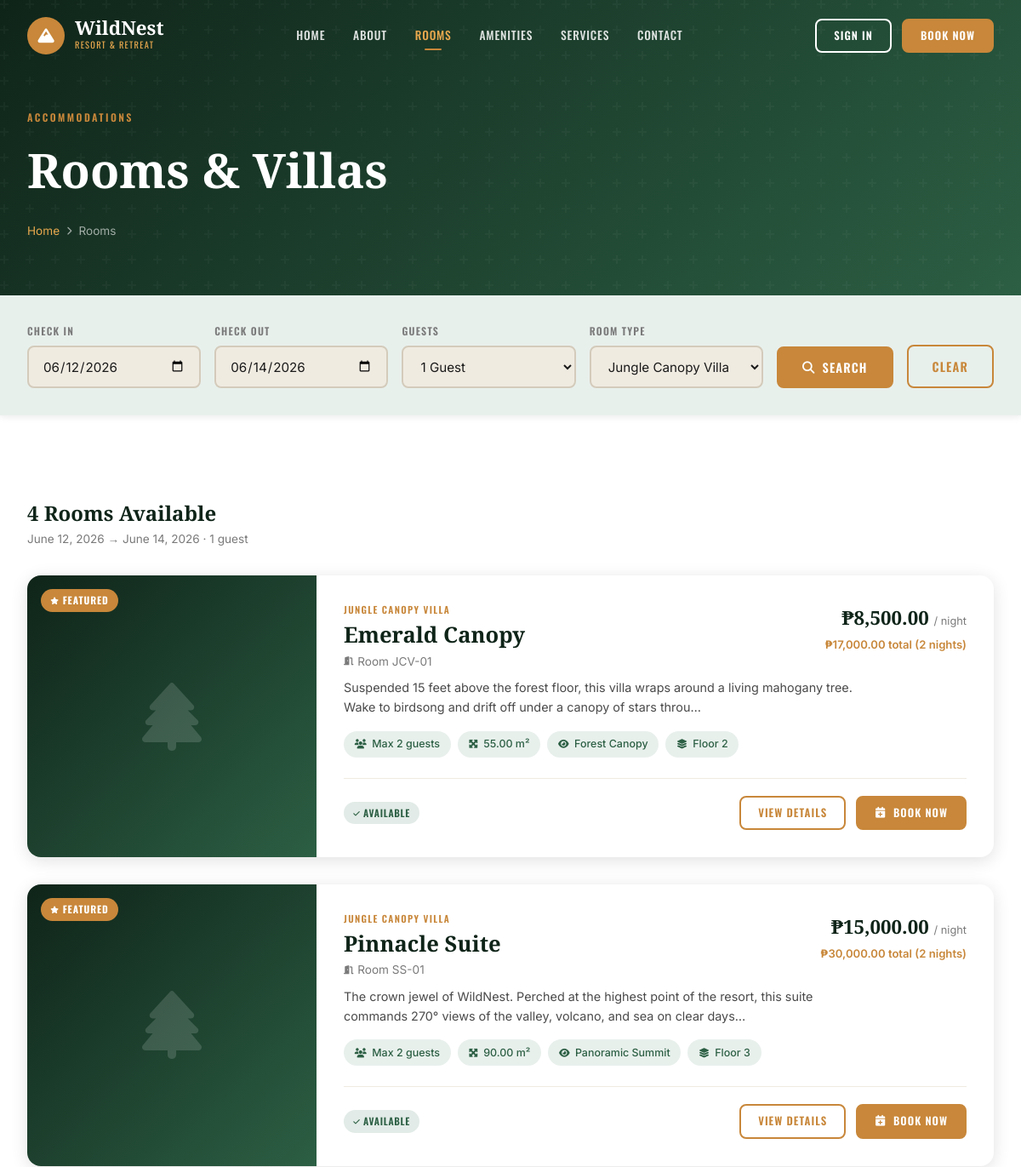
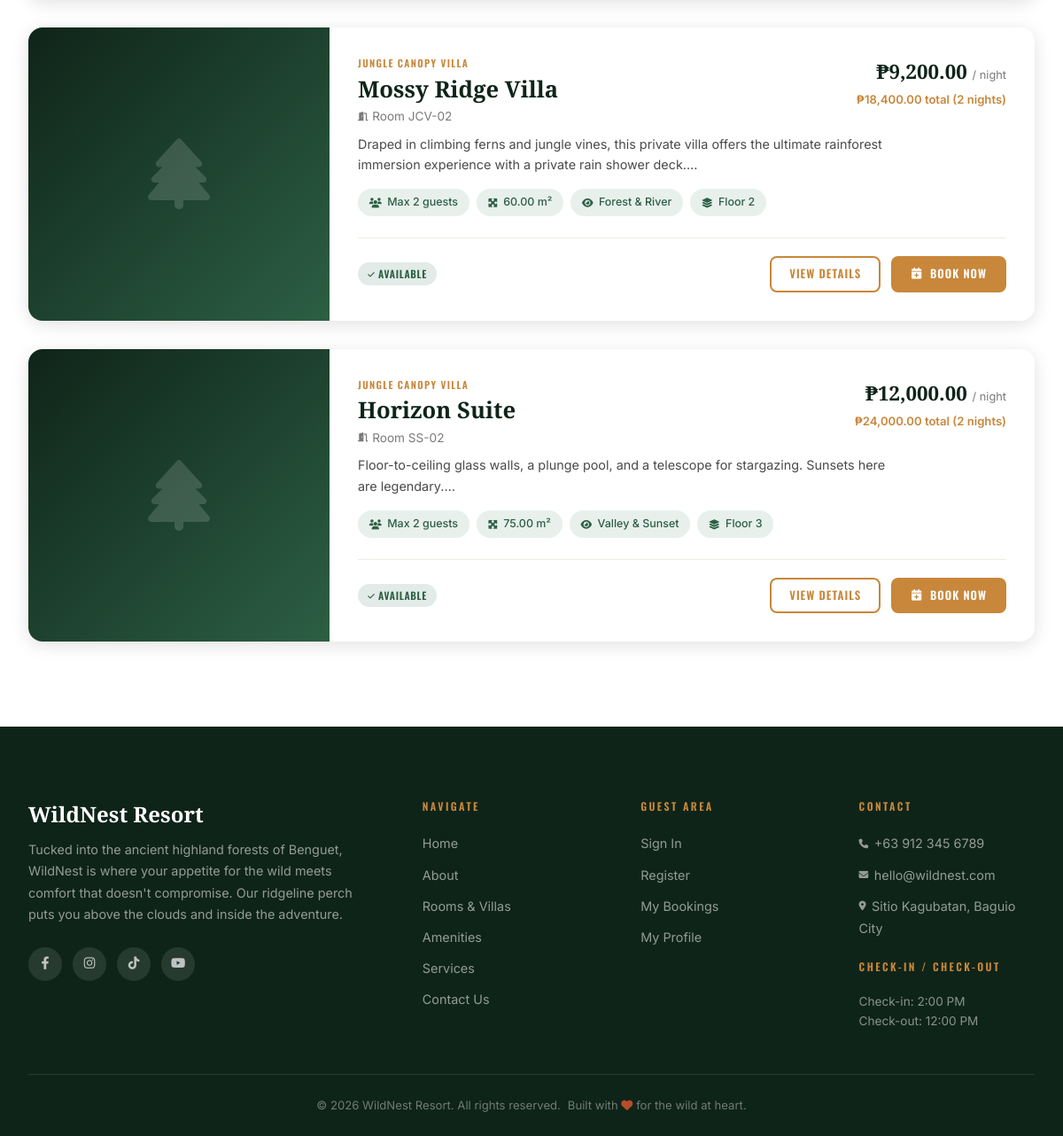
/rooms.php?category=1, run on the app's committed database (2 pictures, top to bottom).
### tables this page shows
CREATE TABLE IF NOT EXISTS rooms (
    id INT AUTO_INCREMENT PRIMARY KEY,
    room_number VARCHAR(20) NOT NULL UNIQUE,
    category_id INT NOT NULL,
    name VARCHAR(100) NOT NULL,
    description TEXT,
    price_per_night DECIMAL(10,2) NOT NULL,
    max_occupancy INT DEFAULT 2,
    floor INT DEFAULT 1,
    size_sqm DECIMAL(6,2),
    view_type VARCHAR(50),
    status ENUM('available','occupied','maintenance','reserved') DEFAULT 'available',
    featured TINYINT(1) DEFAULT 0,
    FOREIGN KEY (category_id) REFERENCES room_categories(id)
);

CREATE TABLE IF NOT EXISTS room_categories (
    id INT AUTO_INCREMENT PRIMARY KEY,
    name VARCHAR(100) NOT NULL,
    description TEXT,
    base_price DECIMAL(10,2) NOT NULL,
    max_occupancy INT DEFAULT 2,
    icon VARCHAR(100)
);

### config.php (called while the page is built, shortened)
<?php
function getDB() {
    static $conn = null;
    if ($conn === null) {
        $conn = new mysqli(DB_HOST, DB_USER, DB_PASS, DB_NAME);
        $conn->set_charset("utf8mb4");
    }
    return $conn;
}
function sanitize($data) {
    $db = getDB();
    return $db->real_escape_string(htmlspecialchars(trim($data)));
}
function formatCurrency($amount) {
    return '₱' . number_format($amount, 2);
}
function formatDate($date) {
    return date('F j, Y', strtotime($date));
}
?>

### rooms.php (the view, shortened to what this page needs)
<?php
require_once __DIR__ . '/../includes/config.php';
include __DIR__ . '/../includes/header.php';
$db = getDB();
$category_filter = (int)($_GET['category'] ?? 0);
$check_in  = sanitize($_GET['check_in'] ?? date('Y-m-d', strtotime('+1 day')));
$check_out = sanitize($_GET['check_out'] ?? date('Y-m-d', strtotime('+3 days')));
$guests    = (int)($_GET['guests'] ?? 1);
$where = "r.status = 'available'";
$params = [];
$types  = '';
if ($category_filter > 0) {
    $where .= " AND r.category_id = ?";
    $params[] = $category_filter;
    $types .= 'i';
}
$sql = "
    SELECT r.*, rc.name as category_name,
           (SELECT image_path FROM room_images ri WHERE ri.room_id=r.id AND ri.is_primary=1 LIMIT 1) as primary_image
    FROM rooms r
    JOIN room_categories rc ON r.category_id = rc.id
    WHERE $where
    ORDER BY r.featured DESC, r.price_per_night ASC
";
if ($types) {
    $stmt = $db->prepare($sql);
    $stmt->bind_param($types, ...$params);
    $stmt->execute();
    $rooms_result = $stmt->get_result();
} else {
    $rooms_result = $db->query($sql);
}
$cats = $db->query("SELECT * FROM room_categories ORDER BY base_price ASC");
?>
<div class="page-banner">
    <div class="page-banner-content">
        <div class="eyebrow">Accommodations</div>
        <h1>Rooms & Villas</h1>
        <div class="breadcrumb"><a href="<?= SITE_URL ?>/index.php">Home</a> <i class="fas fa-chevron-right fa-xs"></i> Rooms</div>
    </div>
</div>
<div style="background:var(--mist);padding:2rem 0;position:sticky;top:0;z-index:50;box-shadow:var(--shadow-sm)">
    <div class="container">
        <form method="GET" style="display:flex;gap:1rem;flex-wrap:wrap;align-items:flex-end">
            <div class="booking-field" style="flex:1;min-width:150px">
                <label>Check In</label>
                <input type="date" name="check_in" value="<?= $check_in ?>" min="<?= date('Y-m-d') ?>">
            </div>
            <div class="booking-field" style="flex:1;min-width:150px">
                <label>Check Out</label>
                <input type="date" name="check_out" value="<?= $check_out ?>">
            </div>
            <div class="booking-field" style="flex:1;min-width:120px">
                <label>Guests</label>
                <select name="guests">
                    <?php for ($i=1;$i<=8;$i++): ?>
                    <option value="<?=$i?>" <?=$i==$guests?'selected':''?>><?=$i?> Guest<?=$i>1?'s':''?></option>
                    <?php endfor; ?>
                </select>
            </div>
            <div class="booking-field" style="flex:1;min-width:160px">
                <label>Room Type</label>
                <select name="category">
                    <?php while ($cat = $cats->fetch_assoc()): ?>
                    <option value="<?=$cat['id']?>" <?=$category_filter==$cat['id']?'selected':''?>><?= htmlspecialchars($cat['name']) ?></option>
                    <?php endwhile; ?>
                </select>
            </div>
            <button type="submit" class="btn btn-primary">
                <i class="fas fa-search"></i> Search
            </button>
            <a href="<?= SITE_URL ?>/guest/rooms.php" class="btn btn-outline">Clear</a>
        </form>
    </div>
</div>
<section class="section">
    <div class="container">
        <div style="display:flex;align-items:center;justify-content:space-between;margin-bottom:2rem;flex-wrap:wrap;gap:1rem">
            <div>
                <h2 style="font-family:var(--font-display);font-size:1.5rem;font-weight:700;color:var(--jungle-dark)">
                    <?= $rooms_result ? $rooms_result->num_rows : 0 ?> Room<?= ($rooms_result && $rooms_result->num_rows!=1)?'s':'' ?> Available
                </h2>
                <p style="font-size:.85rem;color:var(--text-light)">
                    <?= formatDate($check_in) ?> → <?= formatDate($check_out) ?> · <?= $guests ?> guest<?=$guests>1?'s':''?>
                </p>
            </div>
        </div>
        <?php if (!$rooms_result || $rooms_result->num_rows === 0): ?>
        <div style="text-align:center;padding:5rem 2rem;background:var(--stone);border-radius:var(--radius-lg)">
            <i class="fas fa-bed" style="font-size:4rem;color:var(--stone-dark);margin-bottom:1rem;display:block"></i>
            <h3 style="font-family:var(--font-display);font-size:1.5rem;color:var(--jungle-dark);margin-bottom:.5rem">No Rooms Found</h3>
            <p style="color:var(--text-light)">Try different dates or filters.</p>
            <a href="<?= SITE_URL ?>/guest/rooms.php" class="btn btn-primary" style="margin-top:1.25rem">View All Rooms</a>
        </div>
        <?php else: ?>
        <div style="display:flex;flex-direction:column;gap:2rem">
            <?php while ($room = $rooms_result->fetch_assoc()):
                $nights = max(1, (int)((strtotime($check_out) - strtotime($check_in)) / 86400));
                $total  = $room['price_per_night'] * $nights;
            ?>
            <div class="card" style="display:flex;flex-direction:row;overflow:hidden;min-height:280px">
                <div style="width:340px;flex-shrink:0;position:relative;background:linear-gradient(135deg,var(--jungle-dark),var(--jungle-mid));display:flex;align-items:center;justify-content:center">
                    <?php if ($room['primary_image']): ?>
                        <img src="<?= SITE_URL ?>/assets/images/<?= htmlspecialchars($room['primary_image']) ?>" alt="" style="width:100%;height:100%;object-fit:cover">
                    <?php else: ?>
                        <i class="fas fa-<?= $room['category_id']==1?'tree':($room['category_id']==2?'water':($room['category_id']==3?'mountain':'compass')) ?>" style="font-size:5rem;color:rgba(255,255,255,.15)"></i>
                    <?php endif; ?>
                    <?php if ($room['featured']): ?>
                    <div style="position:absolute;top:1rem;left:1rem;background:var(--ochre);color:white;padding:.25rem .7rem;border-radius:20px;font-size:.72rem;font-weight:700;font-family:var(--font-head);letter-spacing:.08em;text-transform:uppercase">
                        <i class="fas fa-star fa-xs"></i> Featured
                    </div>
                    <?php endif; ?>
                </div>
                <div style="flex:1;padding:2rem;display:flex;flex-direction:column;justify-content:space-between">
                    <div>
                        <div style="display:flex;align-items:flex-start;justify-content:space-between;margin-bottom:.5rem;gap:1rem;flex-wrap:wrap">
                            <div>
                                <div class="card-tag"><?= htmlspecialchars($room['category_name']) ?></div>
                                <h3 style="font-family:var(--font-display);font-size:1.6rem;font-weight:700;color:var(--jungle-dark);line-height:1.2;margin:.3rem 0"><?= htmlspecialchars($room['name']) ?></h3>
                                <div style="font-size:.85rem;color:var(--text-light)"><i class="fas fa-door-open fa-xs" style="margin-right:.3rem"></i>Room <?= htmlspecialchars($room['room_number']) ?></div>
                            </div>
                            <div style="text-align:right;flex-shrink:0">
                                <div class="price-tag"><?= formatCurrency($room['price_per_night']) ?> <span>/ night</span></div>
                                <?php if ($nights > 1): ?>
                                <div style="font-size:.82rem;color:var(--ochre);font-weight:600;margin-top:.2rem"><?= formatCurrency($total) ?> total (<?=$nights?> nights)</div>
                                <?php endif; ?>
                            </div>
                        </div>
                        <p style="font-size:.9rem;color:var(--text-mid);line-height:1.6;margin-bottom:1rem;max-width:600px"><?= htmlspecialchars(substr($room['description'],0,150)) ?>…</p>
                        <div class="amenity-list">
                            <span class="amenity-badge"><i class="fas fa-users"></i> Max <?=$room['max_occupancy']?> guests</span>
                            <?php if ($room['size_sqm']): ?><span class="amenity-badge"><i class="fas fa-expand-arrows-alt"></i> <?=$room['size_sqm']?> m²</span><?php endif; ?>
                            <span class="amenity-badge"><i class="fas fa-eye"></i> <?= htmlspecialchars($room['view_type']) ?></span>
                            <span class="amenity-badge"><i class="fas fa-layer-group"></i> Floor <?=$room['floor']?></span>
                        </div>
                    </div>
                    <div style="display:flex;align-items:center;justify-content:space-between;margin-top:1.5rem;padding-top:1.25rem;border-top:1px solid var(--stone);flex-wrap:wrap;gap:.75rem">
                        <div style="display:flex;align-items:center;gap:.5rem">
                            <span class="badge <?= $room['status']==='available'?'badge-success':'badge-warning' ?>">
                                <?= ucfirst($room['status']) ?>
                            </span>
                        </div>
                        <div style="display:flex;gap:.75rem">
                            <a href="<?= SITE_URL ?>/guest/room-detail.php?id=<?=$room['id']?>&check_in=<?=$check_in?>&check_out=<?=$check_out?>&guests=<?=$guests?>" class="btn btn-outline btn-sm">View Details</a>
                            <?php if ($room['status']==='available'): ?>
                            <a href="<?= SITE_URL ?>/guest/book.php?room_id=<?=$room['id']?>&check_in=<?=$check_in?>&check_out=<?=$check_out?>&guests=<?=$guests?>" class="btn btn-primary btn-sm">
                                <i class="fas fa-calendar-plus"></i> Book Now
                            </a>
                            <?php endif; ?>
                        </div>
                    </div>
                </div>
            </div>
            <?php endwhile; ?>
        </div>
        <?php endif; ?>
    </div>
</section>
<?php include __DIR__ . '/../includes/footer.php'; ?>

### style.css (style rules this page uses)
:root { --jungle: #1B3A2D; --jungle-dark: #0F2419; --jungle-mid: #2C5F44; --canopy: #3D7A5C; --ochre: #C8873A; --ochre-light: #E8A84E; --ember: #B84C2A; --ember-light: #D4673E; --stone: #F0EBE1; --stone-dark: #D4CBBB; --bark: #6B4C2A; --mist: #E8F0EC; --white: #FFFFFF; --text-dark: #1A1A1A; --text-mid: #4A4A4A; --text-light: #7A7A7A; --font-display: 'Playfair Display', Georgia, serif; --font-head: 'Oswald', Arial, sans-serif; --font-body: 'Inter', system-ui, sans-serif; --radius-sm: 4px; --radius: 8px; --radius-lg: 16px; --radius-xl: 24px; --shadow-sm: 0 2px 8px rgba(0,0,0,.08); --shadow: 0 4px 20px rgba(0,0,0,.12); --shadow-lg: 0 8px 40px rgba(0,0,0,.18); --shadow-deep: 0 16px 60px rgba(0,0,0,.25); --transition: all .3s cubic-bezier(.4,0,.2,1); }
*, *::before, *::after { box-sizing: border-box; margin: 0; padding: 0; }
html { scroll-behavior: smooth; font-size: 16px; }
body { font-family: var(--font-body); color: var(--text-dark); background: var(--white); line-height: 1.6; -webkit-font-smoothing: antialiased; }
a { color: inherit; text-decoration: none; }
.eyebrow { font-family: var(--font-head); font-size: .75rem; font-weight: 600; letter-spacing: .2em; text-transform: uppercase; color: var(--ochre); }
.btn { display: inline-flex; align-items: center; gap: .5rem; padding: .75rem 1.75rem; border-radius: var(--radius); font-family: var(--font-head); font-size: .9rem; font-weight: 600; letter-spacing: .08em; text-transform: uppercase; border: 2px solid transparent; cursor: pointer; transition: var(--transition); white-space: nowrap; }
.btn-primary { background: var(--ochre); color: var(--white); border-color: var(--ochre); }
.btn-outline { background: transparent; color: var(--ochre); border-color: var(--ochre); }
.btn-sm { padding: .5rem 1.25rem; font-size: .8rem; }
.booking-field label { display: block; font-size: .75rem; font-weight: 600; text-transform: uppercase; letter-spacing: .1em; color: var(--text-light); margin-bottom: .5rem; font-family: var(--font-head); }
.booking-field input, .booking-field select { width: 100%; padding: .8rem 1rem; border: 2px solid var(--stone-dark); border-radius: var(--radius); font-size: .95rem; font-family: var(--font-body); background: var(--stone); transition: var(--transition); color: var(--text-dark); }
.section { padding: 6rem 0; }
.container { max-width: 1400px; margin: 0 auto; padding: 0 2rem; }
.card { background: var(--white); border-radius: var(--radius-lg); overflow: hidden; box-shadow: var(--shadow); transition: var(--transition); }
.card-tag { font-family: var(--font-head); font-size: .7rem; letter-spacing: .12em; text-transform: uppercase; color: var(--ochre); font-weight: 600; }
.price-tag { font-family: var(--font-display); font-size: 1.4rem; font-weight: 700; color: var(--jungle-dark); }
.price-tag span { font-size: .8rem; font-family: var(--font-body); font-weight: 400; color: var(--text-light); }
.amenity-list { display: flex; flex-wrap: wrap; gap: .5rem; margin-top: 1rem; }
.amenity-badge { display: inline-flex; align-items: center; gap: .4rem; padding: .35rem .8rem; background: var(--mist); border-radius: 20px; font-size: .78rem; color: var(--jungle-mid); font-weight: 500; }
.amenity-badge i { font-size: .7rem; }
.page-banner { background: linear-gradient(135deg, var(--jungle-dark), var(--jungle-mid)); padding: 8rem 0 4rem; position: relative; overflow: hidden; }
.page-banner::before { content: ''; position: absolute; inset: 0; }
.page-banner-content { position: relative; z-index: 1; max-width: 1400px; margin: 0 auto; padding: 0 2rem; }
.page-banner h1 { font-family: var(--font-display); font-size: clamp(2.2rem, 5vw, 3.5rem); color: var(--white); font-weight: 900; margin: .5rem 0 1rem; }
.breadcrumb { display: flex; align-items: center; gap: .5rem; font-size: .85rem; color: rgba(255,255,255,.6); }
.breadcrumb a { color: var(--ochre-light); }
.badge { display: inline-block; padding: .25rem .7rem; border-radius: 20px; font-size: .72rem; font-weight: 600; font-family: var(--font-head); letter-spacing: .06em; text-transform: uppercase; }
.badge-success { background: rgba(61,122,92,.15); color: var(--jungle-mid); }

### data on the page
rooms: featured "FEATURED", category.name "JUNGLE CANOPY VILLA", name "Emerald Canopy", room_number "JCV-01", price_per_night "₱8,500.00", price_per_night "₱17,000.00", nights "2", description "Suspended 15 feet above the forest floor, this villa wraps around a living mahogany tree. Wake to birdsong and drift off under a canopy of stars throu", max_occupancy "2", size_sqm "55.00", view_type "Forest Canopy", floor "2", status "AVAILABLE"
rooms: featured "FEATURED", category.name "JUNGLE CANOPY VILLA", name "Pinnacle Suite", room_number "SS-01", price_per_night "₱15,000.00", price_per_night "₱30,000.00", nights "2", description "The crown jewel of WildNest. Perched at the highest point of the resort, this suite commands 270° views of the valley, volcano, and sea on clear days", max_occupancy "2", size_sqm "90.00", view_type "Panoramic Summit", floor "3", status "AVAILABLE"
rooms: category.name "JUNGLE CANOPY VILLA", name "Mossy Ridge Villa", room_number "JCV-02", price_per_night "₱9,200.00", price_per_night "₱18,400.00", nights "2", description "Draped in climbing ferns and jungle vines, this private villa offers the ultimate rainforest immersion experience with a private rain shower deck.", max_occupancy "2", size_sqm "60.00", view_type "Forest & River", floor "2", status "AVAILABLE"
rooms: category.name "JUNGLE CANOPY VILLA", name "Horizon Suite", room_number "SS-02", price_per_night "₱12,000.00", price_per_night "₱24,000.00", nights "2", description "Floor-to-ceiling glass walls, a plunge pool, and a telescope for stargazing. Sunsets here are legendary.", max_occupancy "2", size_sqm "75.00", view_type "Valley & Sunset", floor "3", status "AVAILABLE"

### other printed values
$rooms_result->num_rows "4"
formatDate($check_in) "June 12, 2026"
formatDate($check_out) "June 14, 2026"
$guests "1"
form field guests "1 Guest"
form field category "Jungle Canopy Villa"
